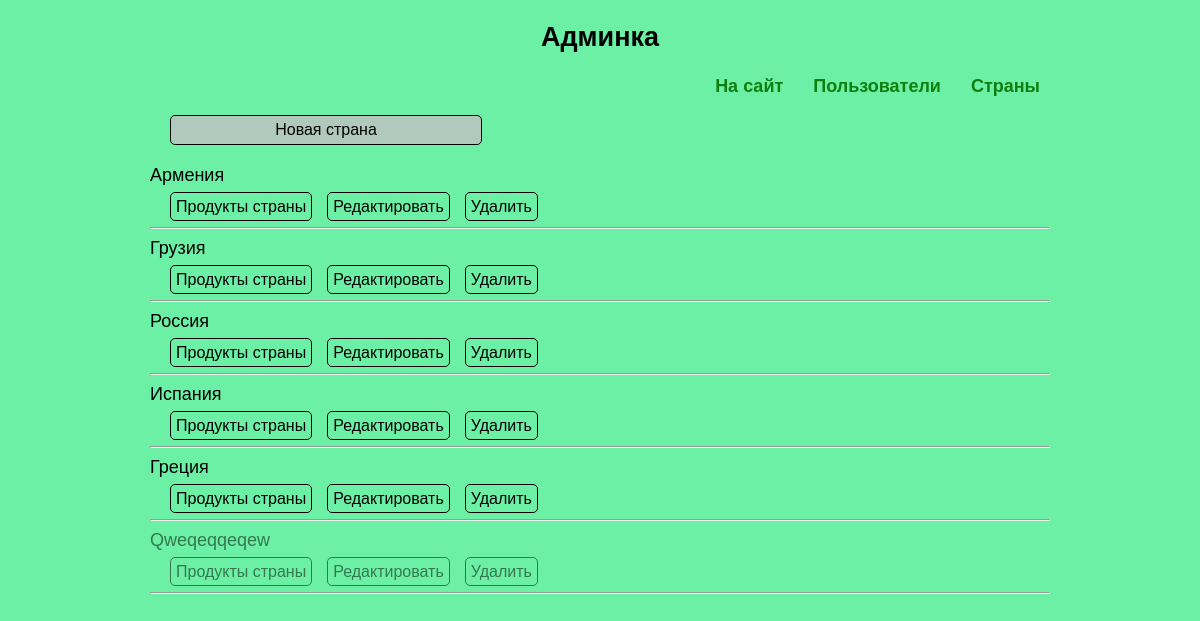
/myadmin/countrys/read/ (signed in), run on the app's committed database.
### mainapp/models.py (models this page shows, shortened)
class Country(models.Model):
    name = models.CharField(verbose_name='страна изготовления', max_length=64, unique=True)
    is_active = models.BooleanField(verbose_name='действительная', default=True)

### myadmin/views.py (the view)
class CountrysListView(ListView):
    model = Country
    template_name = 'myadmin/countrys.html'
    @method_decorator(user_passes_test(lambda u: u.is_superuser))
    def dispatch(self, *args, **kwargs):
        return super(CountrysListView, self).dispatch(*args, **kwargs)
    def get_context_data(self, **kwargs):
        context = super(CountrysListView, self).get_context_data(**kwargs)
        context['title'] = 'админка/страны'
        return context

### myadmin/templates/myadmin/countrys.html (shortened to what this page needs)
{% extends 'myadmin/base.html' %}
{% load staticfiles %}
{% block content %}
<div class="myadmin_container countrys_list">
    <a class="btn new" href="{% url 'myadmin:country_create' %}">Новая страна</a>
    {% for object in object_list %}
    <div class="country_record {% if not object.is_active %} not_active {% endif %}">
        <div class="country_name">
            {{ object.name|title }}
        </div>
        <div class="country_actions">
            <a class="btn" href="{% url 'myadmin:products' object.pk %}">Продукты страны</a>
            <a class="btn" href="{% url 'myadmin:country_update' object.pk %}">Редактировать</a>
            <a class="btn" href="{% url 'myadmin:country_delete' object.pk %}">Удалить</a>
        </div>
    </div>
    <hr>
    {% endfor%}
</div>
{% endblock %}

### static/css/style.css (style rules this page uses)
body { background-color: #6cf0a5; font: 18px Arial, serif; }
.btn { font: 16px Arial, serif; text-decoration: none; margin-left: 10px; color: black; padding: 5px; border-radius: 5px; border-style: solid; border-color: black; border-width: thin; }
.new { display: block; width: 300px; margin-left: 20px; margin-bottom: 20px; background: #B1C9BD; text-align: center; }
.myadmin_container,.basket_container { width: 900px; margin: 0 auto; }
.product_actions,.country_actions,.user_actions { margin: 10px; }
.not_active { opacity: 0.5; }

### data on the page
Country: name "Армения"
Country: name "Грузия"
Country: name "Россия"
Country: name "Испания"
Country: name "Греция"
Country: name "Qweqeqqeqew"
